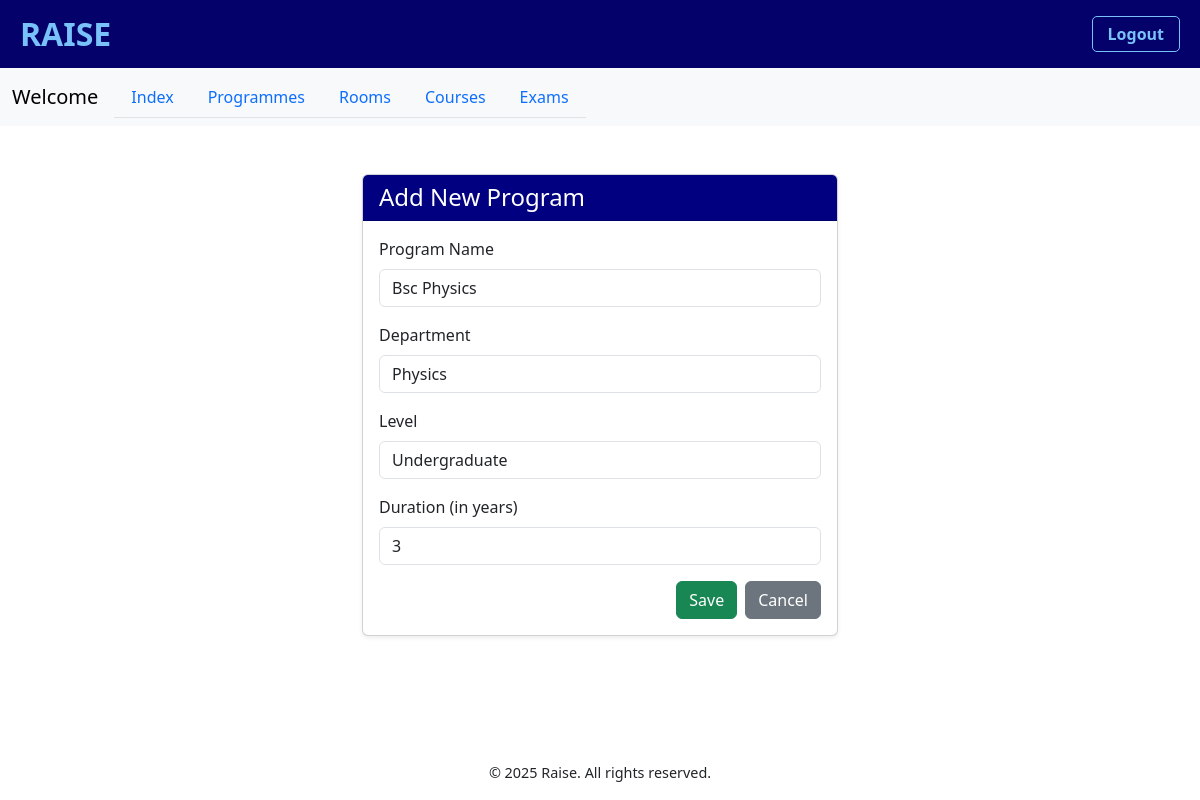
Screenshot of /edit-program/2/ with the database file from the repository.
### exam/models.py (models this page shows, shortened)
class Programme(models.Model):
    LEVEL_CHOICES = [
        ('UG', 'Undergraduate'),
        ('PG', 'Postgraduate'),
        ('FYUG','Four year UG'),
        ('IPG','Integrated PG'),
    ]
    programme_name = models.CharField(max_length=255)
    dept = models.ForeignKey(Department, on_delete=models.CASCADE)
    level = models.CharField(max_length=20, choices=LEVEL_CHOICES)
    duration = models.IntegerField()

class Department(models.Model):
    dept_id = models.AutoField(primary_key=True)
    dept_name = models.CharField(max_length=100)
    def __str__(self):
        return self.dept_name

### exam/views.py (the view)
# urls.py: path('edit-program/<int:pk>/', views.edit_program, name='edit_program'),
def edit_program(request, pk):
    program = get_object_or_404(Programme, pk=pk)
    if request.method == 'POST':
        form = ProgramForm(request.POST, instance=program)
        if form.is_valid():
            form.save()
            return redirect('program_list')
    else:
        form = ProgramForm(instance=program)
    return render(request, 'add_program.html', {'form': form})

### exam/forms.py
class ProgramForm(forms.ModelForm):
    LEVEL_CHOICES =[
        ('UG', 'Undergraduate'),
        ('PG', 'Postgraduate'),
        ('FYUG','Four year UG'),
        ('IPG','Integrated PG'),
    ]
    level = forms.ChoiceField(
        choices=LEVEL_CHOICES,
        widget=forms.Select(attrs={'class': 'form-control'})
    )
    dept = forms.ModelChoiceField(
        queryset=Department.objects.all(),
        widget=forms.Select(attrs={'class': 'form-control'}),
        empty_label="Select Department"
    )
    class Meta:
        model = Programme
        fields = ['programme_name', 'dept', 'level', 'duration']
        widgets = {
            'programme_name': forms.TextInput(attrs={'class': 'form-control'}),
            'duration': forms.NumberInput(attrs={'class': 'form-control'}),
        }

### templates/add_program.html (shortened to what this page needs)
{% extends 'base.html' %}
{% block content %}
<!DOCTYPE html>
<html lang="en">
<head>
    <link rel="stylesheet" href="https://cdn.jsdelivr.net/npm/bootstrap@5.3.0-alpha3/dist/css/bootstrap.min.css">
</head>
<body>
<div class="container mt-5">
    <div class="row">
        <div class="col-lg-6 mx-auto form-container">
            <div class="card shadow-sm">
                <div class="card-header bg-navy text-white">
                    <h4 class="mb-0">Add New Program</h4>
                </div>
                <div class="card-body">
                    <form method="post">
                        <div class="mb-3">
                            <label for="id_programme_name" class="form-label">Program Name</label>
                            {{ form.programme_name }}
                        </div>
                        <div class="mb-3">
                            <label for="id_department" class="form-label">Department</label>
                            {{ form.dept }}
                        </div>
                        <div class="mb-3">
                            <label for="id_level" class="form-label">Level</label>
                            {{ form.level }}
                        </div>
                        <div class="mb-3">
                            <label for="id_duration" class="form-label">Duration (in years)</label>
                            {{ form.duration }}
                        </div>
                        <div class="d-flex justify-content-end gap-2">
                            <button type="submit" class="btn btn-success">Save</button>
                            <a href="{% url 'program_list' %}" class="btn btn-secondary">Cancel</a>
                        </div>
                    </form>
                </div>
            </div>
        </div>
    </div>
</div>
</body>
</html>
{% endblock %}

### templates/add_program.html (style rules this page uses)
.bg-navy { background-color: #000080; }
.form-container { max-width: 500px; margin: auto; }

### rows the page displays
Programme: programme_name "Bsc Physics", level "Undergraduate", duration "3"
Department: dept "Physics"
